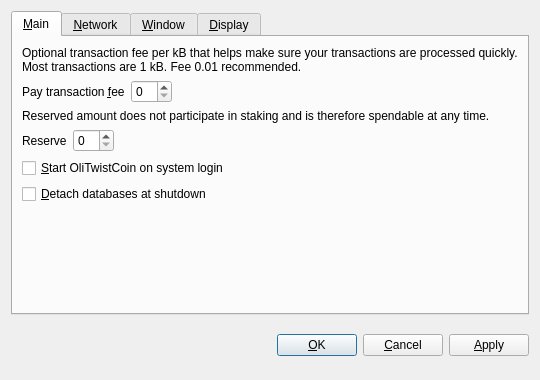
<?xml version="1.0" encoding="UTF-8"?>
<ui version="4.0">
 <class>OptionsDialog</class>
 <widget class="QDialog" name="OptionsDialog">
  <property name="geometry">
   <rect>
    <x>0</x>
    <y>0</y>
    <width>540</width>
    <height>380</height>
   </rect>
  </property>
  <property name="windowTitle">
   <string>Options</string>
  </property>
  <property name="modal">
   <bool>true</bool>
  </property>
  <layout class="QVBoxLayout" name="verticalLayout">
   <item>
    <widget class="QTabWidget" name="tabWidget">
     <property name="tabPosition">
      <enum>QTabWidget::North</enum>
     </property>
     <property name="currentIndex">
      <number>0</number>
     </property>
     <widget class="QWidget" name="tabMain">
      <attribute name="title">
       <string>&amp;Main</string>
      </attribute>
      <layout class="QVBoxLayout" name="verticalLayout_Main">
       <item>
        <widget class="QLabel" name="transactionFeeInfoLabel">
         <property name="text">
          <string>Optional transaction fee per kB that helps make sure your transactions are processed quickly. Most transactions are 1 kB. Fee 0.01 recommended.</string>
         </property>
         <property name="textFormat">
          <enum>Qt::PlainText</enum>
         </property>
         <property name="wordWrap">
          <bool>true</bool>
         </property>
        </widget>
       </item>
       <item>
        <layout class="QHBoxLayout" name="horizontalLayoutFee">
         <item>
          <widget class="QLabel" name="transactionFeeLabel">
           <property name="text">
            <string>Pay transaction &amp;fee</string>
           </property>
           <property name="textFormat">
            <enum>Qt::PlainText</enum>
           </property>
           <property name="buddy">
            <cstring>transactionFee</cstring>
           </property>
          </widget>
         </item>
         <item>
          <widget class="BitcoinAmountField" name="transactionFee"/>
         </item>
         <item>
          <spacer name="horizontalSpacerFee">
           <property name="orientation">
            <enum>Qt::Horizontal</enum>
           </property>
           <property name="sizeHint" stdset="0">
            <size>
             <width>40</width>
             <height>20</height>
            </size>
           </property>
          </spacer>
         </item>
        </layout>
       </item>
       <item>
        <widget class="QLabel" name="reserveBalanceInfoLabel">
         <property name="text">
          <string>Reserved amount does not participate in staking and is therefore spendable at any time.</string>
         </property>
         <property name="textFormat">
          <enum>Qt::PlainText</enum>
         </property>
         <property name="wordWrap">
          <bool>true</bool>
         </property>
        </widget>
       </item>
       <item>
        <layout class="QHBoxLayout" name="horizontalLayoutReserveBalance">
         <item>
          <widget class="QLabel" name="reserveBalanceLabel">
           <property name="text">
            <string>Reserve</string>
           </property>
           <property name="textFormat">
            <enum>Qt::PlainText</enum>
           </property>
           <property name="buddy">
            <cstring>reserveBalance</cstring>
           </property>
          </widget>
         </item>
         <item>
          <widget class="BitcoinAmountField" name="reserveBalance"/>
         </item>
         <item>
          <spacer name="horizontalSpacerReserveBalance">
           <property name="orientation">
            <enum>Qt::Horizontal</enum>
           </property>
           <property name="sizeHint" stdset="0">
            <size>
             <width>40</width>
             <height>20</height>
            </size>
           </property>
          </spacer>
         </item>
        </layout>
       </item>
       <item>
        <widget class="QCheckBox" name="bitcoinAtStartup">
         <property name="toolTip">
          <string>Automatically start OliTwistCoin after logging in to the system.</string>
         </property>
         <property name="text">
          <string>&amp;Start OliTwistCoin on system login</string>
         </property>
        </widget>
       </item>
       <item>
        <widget class="QCheckBox" name="detachDatabases">
         <property name="toolTip">
          <string>Detach block and address databases at shutdown. This means they can be moved to another data directory, but it slows down shutdown. The wallet is always detached.</string>
         </property>
         <property name="text">
          <string>&amp;Detach databases at shutdown</string>
         </property>
        </widget>
       </item>
       <item>
        <spacer name="verticalSpacer_Main">
         <property name="orientation">
          <enum>Qt::Vertical</enum>
         </property>
         <property name="sizeHint" stdset="0">
          <size>
           <width>20</width>
           <height>40</height>
          </size>
         </property>
        </spacer>
       </item>
      </layout>
     </widget>
     <widget class="QWidget" name="tabNetwork">
      <attribute name="title">
       <string>&amp;Network</string>
      </attribute>
      <layout class="QVBoxLayout" name="verticalLayout_Network">
       <item>
        <widget class="QCheckBox" name="mapPortUpnp">
         <property name="toolTip">
          <string>Automatically open the OliTwistCoin client port on the router. This only works when your router supports UPnP and it is enabled.</string>
         </property>
         <property name="text">
          <string>Map port using &amp;UPnP</string>
         </property>
        </widget>
       </item>
       <item>
        <widget class="QCheckBox" name="connectSocks">
         <property name="toolTip">
          <string>Connect to the OliTwistCoin network through a SOCKS proxy (e.g. when connecting through Tor).</string>
         </property>
         <property name="text">
          <string>&amp;Connect through SOCKS proxy:</string>
         </property>
        </widget>
       </item>
       <item>
        <layout class="QHBoxLayout" name="horizontalLayout_Network">
         <item>
          <widget class="QLabel" name="proxyIpLabel">
           <property name="text">
            <string>Proxy &amp;IP:</string>
           </property>
           <property name="textFormat">
            <enum>Qt::PlainText</enum>
           </property>
           <property name="buddy">
            <cstring>proxyIp</cstring>
           </property>
          </widget>
         </item>
         <item>
          <widget class="QValidatedLineEdit" name="proxyIp">
           <property name="maximumSize">
            <size>
             <width>140</width>
             <height>16777215</height>
            </size>
           </property>
           <property name="toolTip">
            <string>IP address of the proxy (e.g. 127.0.0.1)</string>
           </property>
          </widget>
         </item>
         <item>
          <widget class="QLabel" name="proxyPortLabel">
           <property name="text">
            <string>&amp;Port:</string>
           </property>
           <property name="textFormat">
            <enum>Qt::PlainText</enum>
           </property>
           <property name="buddy">
            <cstring>proxyPort</cstring>
           </property>
          </widget>
         </item>
         <item>
          <widget class="QLineEdit" name="proxyPort">
           <property name="maximumSize">
            <size>
             <width>55</width>
             <height>16777215</height>
            </size>
           </property>
           <property name="toolTip">
            <string>Port of the proxy (e.g. 9050)</string>
           </property>
          </widget>
         </item>
         <item>
          <widget class="QLabel" name="socksVersionLabel">
           <property name="text">
            <string>SOCKS &amp;Version:</string>
           </property>
           <property name="textFormat">
            <enum>Qt::PlainText</enum>
           </property>
           <property name="buddy">
            <cstring>socksVersion</cstring>
           </property>
          </widget>
         </item>
         <item>
          <widget class="QValueComboBox" name="socksVersion">
           <property name="toolTip">
            <string>SOCKS version of the proxy (e.g. 5)</string>
           </property>
          </widget>
         </item>
         <item>
          <spacer name="horizontalSpacer_Network">
           <property name="orientation">
            <enum>Qt::Horizontal</enum>
           </property>
           <property name="sizeHint" stdset="0">
            <size>
             <width>40</width>
             <height>20</height>
            </size>
           </property>
          </spacer>
         </item>
        </layout>
       </item>
       <item>
        <spacer name="verticalSpacer_Network">
         <property name="orientation">
          <enum>Qt::Vertical</enum>
         </property>
         <property name="sizeHint" stdset="0">
          <size>
           <width>20</width>
           <height>40</height>
          </size>
         </property>
        </spacer>
       </item>
      </layout>
     </widget>
     <widget class="QWidget" name="tabWindow">
      <attribute name="title">
       <string>&amp;Window</string>
      </attribute>
      <layout class="QVBoxLayout" name="verticalLayout_Window">
       <item>
        <widget class="QCheckBox" name="minimizeToTray">
         <property name="toolTip">
          <string>Show only a tray icon after minimizing the window.</string>
         </property>
         <property name="text">
          <string>&amp;Minimize to the tray instead of the taskbar</string>
         </property>
        </widget>
       </item>
       <item>
        <widget class="QCheckBox" name="minimizeOnClose">
         <property name="toolTip">
          <string>Minimize instead of exit the application when the window is closed. When this option is enabled, the application will be closed only after selecting Quit in the menu.</string>
         </property>
         <property name="text">
          <string>M&amp;inimize on close</string>
         </property>
        </widget>
       </item>
       <item>
        <spacer name="verticalSpacer_Window">
         <property name="orientation">
          <enum>Qt::Vertical</enum>
         </property>
         <property name="sizeHint" stdset="0">
          <size>
           <width>20</width>
           <height>40</height>
          </size>
         </property>
        </spacer>
       </item>
      </layout>
     </widget>
     <widget class="QWidget" name="tabDisplay">
      <attribute name="title">
       <string>&amp;Display</string>
      </attribute>
      <layout class="QVBoxLayout" name="verticalLayout_Display">
       <item>
        <layout class="QHBoxLayout" name="horizontalLayout_1_Display">
         <item>
          <widget class="QLabel" name="langLabel">
           <property name="text">
            <string>User Interface &amp;language:</string>
           </property>
           <property name="textFormat">
            <enum>Qt::PlainText</enum>
           </property>
           <property name="buddy">
            <cstring>lang</cstring>
           </property>
          </widget>
         </item>
         <item>
          <widget class="QValueComboBox" name="lang">
           <property name="toolTip">
            <string>The user interface language can be set here. This setting will take effect after restarting OliTwistCoin.</string>
           </property>
          </widget>
         </item>
        </layout>
       </item>
       <item>
        <layout class="QHBoxLayout" name="horizontalLayout_2_Display">
         <item>
          <widget class="QLabel" name="unitLabel">
           <property name="text">
            <string>&amp;Unit to show amounts in:</string>
           </property>
           <property name="textFormat">
            <enum>Qt::PlainText</enum>
           </property>
           <property name="buddy">
            <cstring>unit</cstring>
           </property>
          </widget>
         </item>
         <item>
          <widget class="QValueComboBox" name="unit">
           <property name="toolTip">
            <string>Choose the default subdivision unit to show in the interface and when sending coins.</string>
           </property>
          </widget>
         </item>
        </layout>
       </item>
       <item>
        <widget class="QCheckBox" name="displayAddresses">
         <property name="toolTip">
          <string>Whether to show OliTwistCoin addresses in the transaction list or not.</string>
         </property>
         <property name="text">
          <string>&amp;Display addresses in transaction list</string>
         </property>
        </widget>
       </item>
       <item>
        <widget class="QCheckBox" name="coinControlFeatures">
         <property name="toolTip">
          <string>Whether to show coin control features or not.</string>
         </property>
         <property name="text">
          <string>Display coin &amp;control features (experts only!)</string>
         </property>
        </widget>
       </item>
       <item>
        <spacer name="verticalSpacer_Display">
         <property name="orientation">
          <enum>Qt::Vertical</enum>
         </property>
         <property name="sizeHint" stdset="0">
          <size>
           <width>20</width>
           <height>40</height>
          </size>
         </property>
        </spacer>
       </item>
      </layout>
     </widget>
    </widget>
   </item>
   <item>
    <layout class="QHBoxLayout" name="horizontalLayout_Buttons">
     <item>
      <spacer name="horizontalSpacer_1">
       <property name="orientation">
        <enum>Qt::Horizontal</enum>
       </property>
       <property name="sizeHint" stdset="0">
        <size>
         <width>40</width>
         <height>48</height>
        </size>
       </property>
      </spacer>
     </item>
     <item>
      <widget class="QLabel" name="statusLabel">
       <property name="font">
        <font>
         <weight>75</weight>
         <bold>true</bold>
        </font>
       </property>
       <property name="text">
        <string/>
       </property>
       <property name="textFormat">
        <enum>Qt::PlainText</enum>
       </property>
       <property name="wordWrap">
        <bool>true</bool>
       </property>
      </widget>
     </item>
     <item>
      <spacer name="horizontalSpacer_2">
       <property name="orientation">
        <enum>Qt::Horizontal</enum>
       </property>
       <property name="sizeHint" stdset="0">
        <size>
         <width>40</width>
         <height>48</height>
        </size>
       </property>
      </spacer>
     </item>
     <item>
      <widget class="QPushButton" name="okButton">
       <property name="text">
        <string>&amp;OK</string>
       </property>
      </widget>
     </item>
     <item>
      <widget class="QPushButton" name="cancelButton">
       <property name="text">
        <string>&amp;Cancel</string>
       </property>
       <property name="autoDefault">
        <bool>false</bool>
       </property>
      </widget>
     </item>
     <item>
      <widget class="QPushButton" name="applyButton">
       <property name="text">
        <string>&amp;Apply</string>
       </property>
       <property name="autoDefault">
        <bool>false</bool>
       </property>
      </widget>
     </item>
    </layout>
   </item>
  </layout>
 </widget>
 <customwidgets>
  <customwidget>
   <class>BitcoinAmountField</class>
   <extends>QSpinBox</extends>
   <header>bitcoinamountfield.h</header>
  </customwidget>
  <customwidget>
   <class>QValueComboBox</class>
   <extends>QComboBox</extends>
   <header>qvaluecombobox.h</header>
  </customwidget>
  <customwidget>
   <class>QValidatedLineEdit</class>
   <extends>QLineEdit</extends>
   <header>qvalidatedlineedit.h</header>
  </customwidget>
 </customwidgets>
 <resources/>
 <connections/>
</ui>
